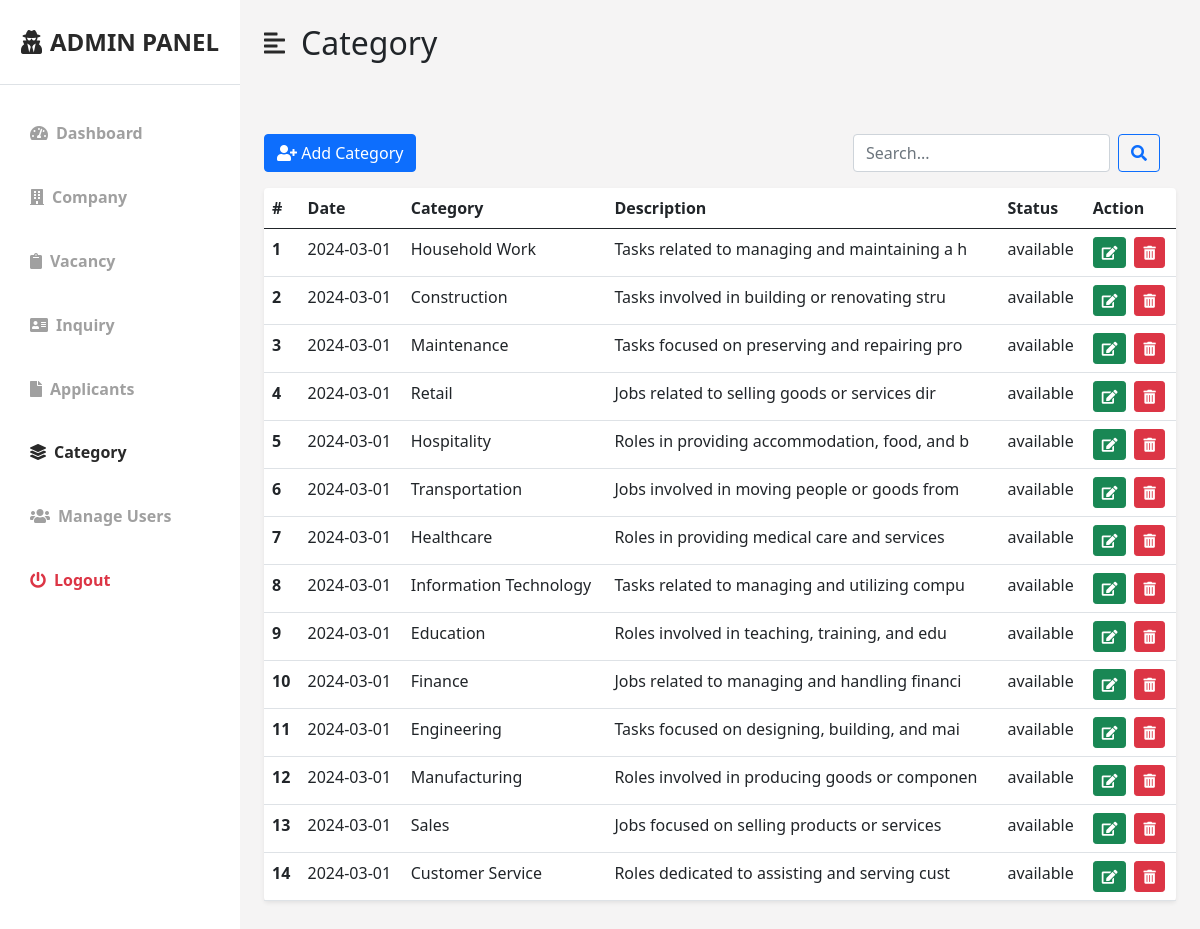
/JobPortal/src/admin/page-category.php, run on an earlier commit of the app's database.
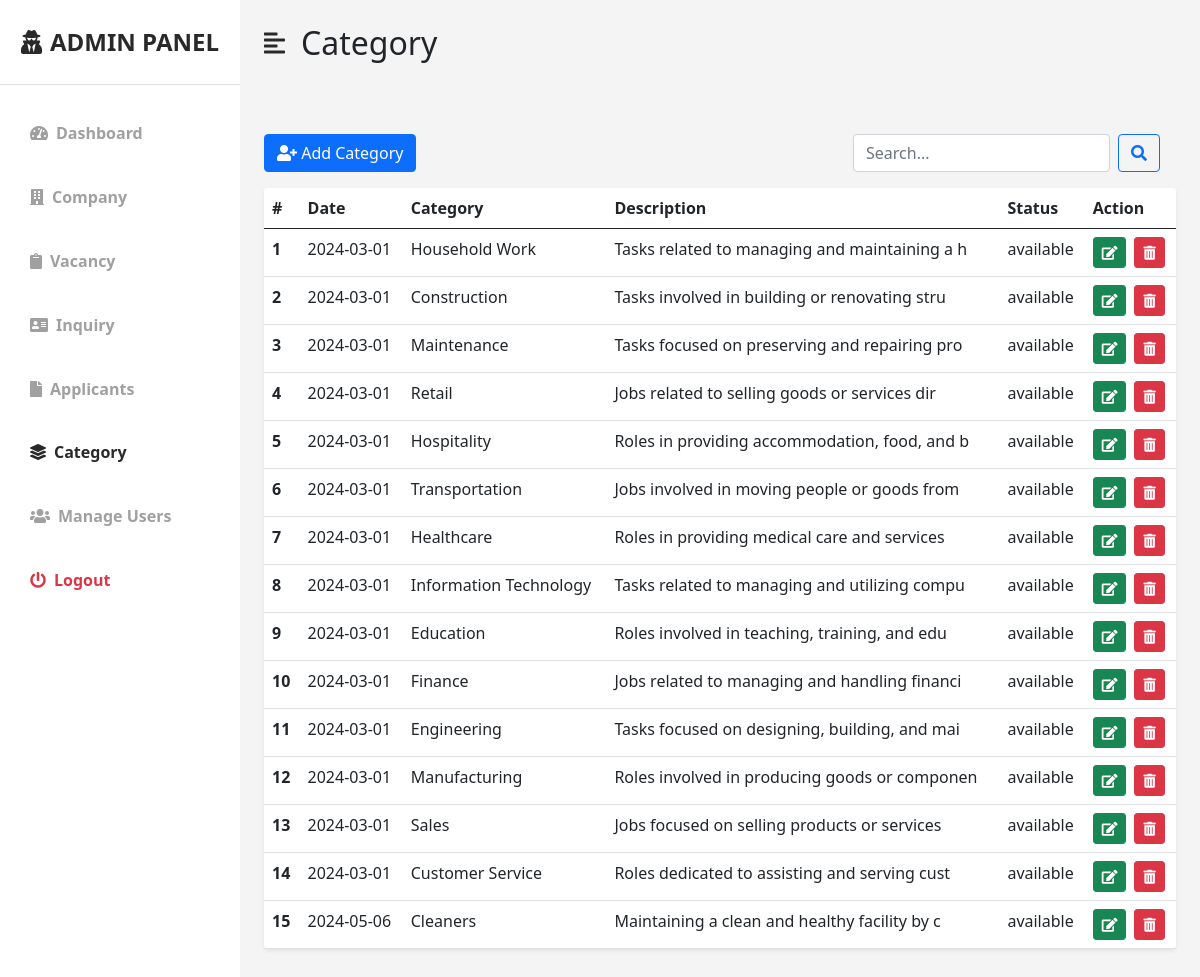
And on a later commit of the database.
### tables this page shows
CREATE TABLE `tbl_category` (
  `uid` int(11) NOT NULL,
  `date` varchar(45) NOT NULL,
  `logo` longblob DEFAULT NULL,
  `category` varchar(45) NOT NULL,
  `description` varchar(45) NOT NULL,
  `status` varchar(45) NOT NULL
);

### JobPortal/src/admin/page-category.php (the view, shortened to what the changed rows need)
<!DOCTYPE html>
<html lang="en">
<head>
    <link href="https://cdn.jsdelivr.net/npm/bootstrap@5.0.0-beta3/dist/css/bootstrap.min.css" rel="stylesheet" />
    <link rel="stylesheet" href="https://cdnjs.cloudflare.com/ajax/libs/font-awesome/5.15.3/css/all.min.css" />
    <link rel="stylesheet" href="style/styles.css" />
</head>
<body>
<div class="d-flex" id="wrapper">
    <div id="page-content-wrapper">
        <nav class="navbar navbar-expand-lg navbar-light bg-transparent py-4 px-4">
            <div class="d-flex align-items-center">
                <h2 class="fs-2 m-0">Category</h2>
            </div>
        </nav>
        <div class="container-fluid px-4">
            <div class="row my-5">
                <div class="col">
                    <table class="table bg-white rounded shadow-sm table-hover">
                        <thead>
                        <tr>
                            <th scope="col">#</th>
                            <th scope="col">Date</th>
                            <th scope="col">Category</th>
                            <th scope="col">Description</th>
                            <th scope="col">Status</th>
                            <th scope="col">Action</th>
                        </tr>
                        </thead>
                        <tbody>
                        <?php
                        include '../auth/php/config.php';
                        if (isset($_GET['search'])) {
                            $search = mysqli_real_escape_string($con, $_GET['search']);
                            $query = "SELECT * FROM tbl_category WHERE
                                    date LIKE '%$search%' OR
                                    category LIKE '%$search%' OR
                                    description LIKE '%$search%' OR
                                    status LIKE '%$search%'";
                        } else {
                            $query = "SELECT * FROM tbl_category";
                        }
                        $result = mysqli_query($con, $query);
                        $count = 1;
                        while ($row = mysqli_fetch_assoc($result)) {
                            echo "<tr>";
                            echo "<th scope='row'>" . $count++ . "</th>";
                            echo "<td>" . htmlspecialchars($row['date']) . "</td>";
                            echo "<td>" . htmlspecialchars($row['category']) . "</td>";
                            echo "<td>" . htmlspecialchars($row['description']) . "</td>";
                            echo "<td>" . htmlspecialchars($row['status']) . "</td>";
                            echo "<td>";
                            echo "<button class='btn btn-success btn-sm me-1' onclick='editCategory(" . $row['uid'] . ")'><i class='fas fa-edit'></i></button>";
                            echo "<button class='btn btn-danger btn-sm ms-1' onclick='deleteCategory(" . $row['uid'] . ")'><i class='fas fa-trash-alt'></i></button>";
                            echo "</td>";
                            echo "</tr>";
                        }
                        ?>
                        </tbody>
                    </table>
                </div>
            </div>
        </div>
    </div>
</div>
</body>
</html>

What changed in the data, as far as the page shows it:
added tbl_category: date "2024-05-06", category "Cleaners", description "Maintaining a clean and healthy facility by c", status "available"
